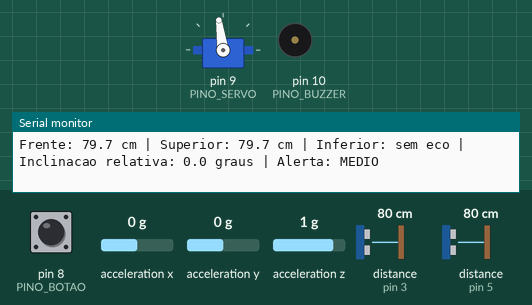
This program was run on a simulated Arduino Nano, built with avr-gcc and run on an emulated ATmega328P. Shown: servo, buzzer (waves = sounding, pin HIGH), the last lines printed to the serial monitor. Wiring (from diagram.json): 3 × ultrasonic range finder: trigger pin 7, echo pin 6 / trigger pin 4, echo pin 5 / trigger pin 2, echo pin 3; MPU-6050 motion sensor at I2C address 0x68. Inputs (shaded band) come from the test bench; at power-on: distance to the obstacle (sensors on pin 3, pin 5) 80 cm, pin 8 (PINO_BOTAO) HIGH, acceleration x 0 g, acceleration y 0 g, acceleration z 1 g. The echo pulse lasts 58.3 µs per cm; pins used as bus, display or sensor lines are not drawn.

Above: at 4.29 s.
4.3 s: distance to the obstacle (sensor on pin 3) set to 56 cm
7.3 s: distance to the obstacle (sensor on pin 3) set to 45 cm
10.3 s: distance to the obstacle (sensor on pin 5) set to 4 cm
13.3 s: distance to the obstacle (sensor on pin 5) set to 2 cm
16.3 s: pin 8 (PINO_BOTAO) pulled LOW for 0.15 s
At 16.57 s:
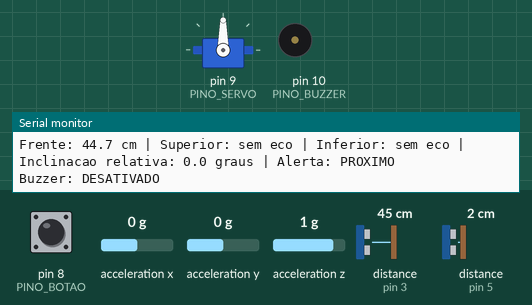
19.3 s: pin 8 (PINO_BOTAO) pulled LOW for 1 s
At 20.29 s:
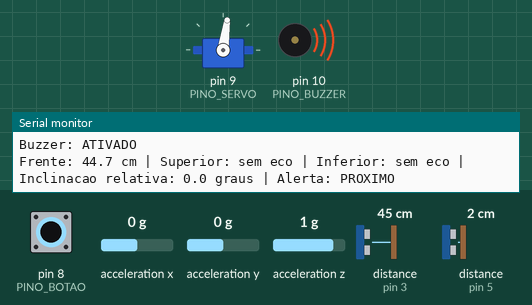
Timing chart, 0 to 23.3 s (numbered marks = the images above; inputs shaded):
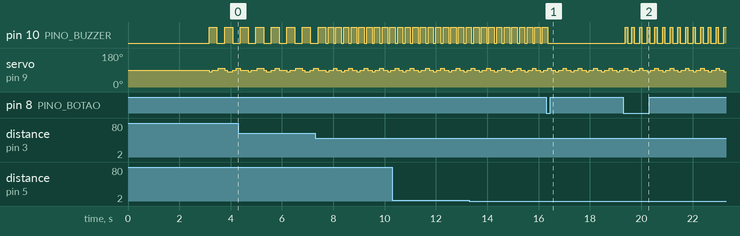

Measured:
- after the input at 16.3 s, pin 10 (PINO_BUZZER): goes on until 16.4 s, then stays LOW
- after the input at 19.3 s, pin 10 (PINO_BUZZER): alternates HIGH for 0.09 s and LOW for 0.21 s, starting after 0.08 s
- by itself, pin 10 (PINO_BUZZER): alternates HIGH for 0.21 s and LOW for 0.09 s
- by itself, servo on pin 9 (PINO_SERVO): repeats every 0.60 s: 90° 0.17 s, 82° 0.13 s, 90° 0.17 s, 98° 0.13 s

The program:

main.cpp
```cpp
#include <Arduino.h>
#include <Servo.h>
#include <Wire.h>
#include <math.h>

// Pinagem do Arduino Nano
const byte TRIG_FRENTE = 2;
const byte ECHO_FRENTE = 3;
const byte TRIG_SUPERIOR = 4;
const byte ECHO_SUPERIOR = 5;
const byte TRIG_INFERIOR = 6;
const byte ECHO_INFERIOR = 7;
const byte PINO_BOTAO = 8;
const byte PINO_SERVO = 9;
const byte PINO_BUZZER = 10;

// Limites das leituras e dos alertas, em centimetros
const float LIMITE_ALERTA = 150.0f;
const float LIMITE_MEDIO = 100.0f;
const float LIMITE_PROXIMO = 50.0f;
const float DIST_MINIMA = 2.0f;
const float DIST_MAXIMA = 350.0f;

// Periodos de atualizacao
const unsigned long INTERVALO_SENSORES_MS = 150;
const unsigned long INTERVALO_ENTRE_SENSORES_MS = 60;
const unsigned long INTERVALO_MPU_MS = 100;
const unsigned long INTERVALO_STATUS_MS = 500;
const unsigned long TEMPO_CALIBRACAO_MS = 3000;
const unsigned long INTERVALO_AMOSTRA_MS = 20;
const unsigned long DEBOUNCE_MS = 40;

// Configuracao do MPU-6050
const byte MPU_ADDR = 0x68;
bool mpuDisponivel = false;
bool calibracaoConcluida = false;
float anguloZero = 0.0f;
float anguloAtual = 0.0f;

// Distancias atuais; -1 representa uma leitura sem eco valido
float distFrente = -1.0f;
float distSuperior = -1.0f;
float distInferior = -1.0f;

unsigned long ultimoCicloSensores = 0;
unsigned long ultimaLeituraMPU = 0;
unsigned long ultimoStatus = 0;

// O botao usa INPUT_PULLUP: LOW significa pressionado
bool buzzerAtivo = true;
bool leituraAnterior = HIGH;
bool estadoEstavel = HIGH;
unsigned long ultimaMudancaBotao = 0;

// Estado do alerta sonoro intermitente
bool buzzerLigado = false;
unsigned long inicioFaseBuzzer = 0;
unsigned long duracaoFaseBuzzer = 0;

// Estado do mecanismo tatil
Servo servoTatil;
const int SERVO_REPOUSO = 90;
const int SERVO_A = 82;
const int SERVO_B = 98;
const unsigned long DURACAO_PULSO_SERVO_MS = 130;
bool servoEmPulso = false;
bool proximaPosicao = false;
unsigned long inicioPulsoServo = 0;
unsigned long ultimoPulsoServo = 0;

// Comunicacao com o MPU-6050
bool escreverMPU(byte reg, byte valor) {
  Wire.beginTransmission(MPU_ADDR);
  Wire.write(reg);
  Wire.write(valor);
  return Wire.endTransmission() == 0;
}

int16_t lerInt16() {
  const uint16_t alto = static_cast<uint16_t>(Wire.read());
  const uint16_t baixo = static_cast<uint16_t>(Wire.read());
  return static_cast<int16_t>((alto << 8) | baixo);
}

bool iniciarMPU() {
  Wire.beginTransmission(MPU_ADDR);
  Wire.write(0x75);  // WHO_AM_I

  if (Wire.endTransmission(false) != 0 ||
      Wire.requestFrom(MPU_ADDR, static_cast<byte>(1)) != 1) {
    return false;
  }

  if (Wire.read() != 0x68) {
    return false;
  }

  // Acorda o sensor e seleciona a faixa de aceleracao de +/- 2 g.
  return escreverMPU(0x6B, 0x00) && escreverMPU(0x1C, 0x00);
}

bool lerAngulo(float &angulo) {
  Wire.beginTransmission(MPU_ADDR);
  Wire.write(0x3B);  // Registradores iniciais do acelerometro

  if (Wire.endTransmission(false) != 0 ||
      Wire.requestFrom(MPU_ADDR, static_cast<byte>(6)) != 6) {
    return false;
  }

  const int16_t axRaw = lerInt16();
  const int16_t ayRaw = lerInt16();
  const int16_t azRaw = lerInt16();

  const float ax = axRaw / 16384.0f;
  const float ay = ayRaw / 16384.0f;
  const float az = azRaw / 16384.0f;

  angulo = atan2(ax, sqrt(ay * ay + az * az)) * 180.0f / PI;
  return true;
}

void calibrarMPU() {
  Serial.println(F("Calibrando MPU: mantenha a bengala imovel."));

  const unsigned long inicio = millis();
  unsigned long ultimaAmostra = inicio;
  float somaAngulos = 0.0f;
  unsigned int quantidadeAmostras = 0;

  while (millis() - inicio < TEMPO_CALIBRACAO_MS) {
    const unsigned long agora = millis();

    if (agora - ultimaAmostra >= INTERVALO_AMOSTRA_MS) {
      ultimaAmostra = agora;

      float angulo;
      if (lerAngulo(angulo)) {
        somaAngulos += angulo;
        quantidadeAmostras++;
      }
    }

    delay(1);
  }

  if (quantidadeAmostras == 0) {
    Serial.println(F("ERRO: nao foi possivel calibrar o MPU."));
    return;
  }

  anguloZero = somaAngulos / quantidadeAmostras;
  calibracaoConcluida = true;

  Serial.print(F("Referencia angular: "));
  Serial.println(anguloZero, 2);
  Serial.println(F("Calibracao concluida."));
}

// Leitura dos sensores ultrassonicos
float lerDistancia(byte trig, byte echo) {
  digitalWrite(trig, LOW);
  delayMicroseconds(3);
  digitalWrite(trig, HIGH);
  delayMicroseconds(10);
  digitalWrite(trig, LOW);

  const unsigned long duracao = pulseIn(echo, HIGH, 24000UL);
  if (duracao == 0) {
    return -1.0f;
  }

  const float distancia = duracao * 0.0343f / 2.0f;
  if (distancia < DIST_MINIMA || distancia > DIST_MAXIMA) {
    return -1.0f;
  }

  return distancia;
}

void atualizarDistancias() {
  distFrente = lerDistancia(TRIG_FRENTE, ECHO_FRENTE);
  delay(INTERVALO_ENTRE_SENSORES_MS);

  distSuperior = lerDistancia(TRIG_SUPERIOR, ECHO_SUPERIOR);
  delay(INTERVALO_ENTRE_SENSORES_MS);

  distInferior = lerDistancia(TRIG_INFERIOR, ECHO_INFERIOR);
  ultimoCicloSensores = millis();
}

float menorDistancia() {
  float menor = -1.0f;

  if (distFrente > 0.0f && (menor < 0.0f || distFrente < menor)) {
    menor = distFrente;
  }
  if (distSuperior > 0.0f && (menor < 0.0f || distSuperior < menor)) {
    menor = distSuperior;
  }
  if (distInferior > 0.0f && (menor < 0.0f || distInferior < menor)) {
    menor = distInferior;
  }

  return menor;
}

unsigned long intervaloAlerta(float distancia) {
  if (distancia < 0.0f || distancia > LIMITE_ALERTA) {
    return 0;
  }
  if (distancia <= LIMITE_PROXIMO) {
    return 180;
  }
  if (distancia <= LIMITE_MEDIO) {
    return 350;
  }

  return 700;
}

// Controles de entrada e saida
void atualizarBotao() {
  const bool leitura = digitalRead(PINO_BOTAO);
  const unsigned long agora = millis();

  if (leitura != leituraAnterior) {
    ultimaMudancaBotao = agora;
    leituraAnterior = leitura;
  }

  if (agora - ultimaMudancaBotao < DEBOUNCE_MS || leitura == estadoEstavel) {
    return;
  }

  estadoEstavel = leitura;
  if (estadoEstavel != LOW) {
    return;
  }

  buzzerAtivo = !buzzerAtivo;
  Serial.print(F("Buzzer: "));
  Serial.println(buzzerAtivo ? F("ATIVADO") : F("DESATIVADO"));

  if (!buzzerAtivo) {
    digitalWrite(PINO_BUZZER, LOW);
    buzzerLigado = false;
  }
}

void atualizarBuzzer() {
  const unsigned long intervalo = intervaloAlerta(menorDistancia());
  const unsigned long agora = millis();

  if (!buzzerAtivo || intervalo == 0) {
    digitalWrite(PINO_BUZZER, LOW);
    buzzerLigado = false;
    return;
  }

  if (agora - inicioFaseBuzzer < duracaoFaseBuzzer) {
    return;
  }

  inicioFaseBuzzer = agora;
  buzzerLigado = !buzzerLigado;

  const unsigned long metade = intervalo / 2;
  duracaoFaseBuzzer = buzzerLigado ? metade : intervalo - metade;
  digitalWrite(PINO_BUZZER, buzzerLigado ? HIGH : LOW);
}

void atualizarServo() {
  const unsigned long intervalo = intervaloAlerta(menorDistancia());
  const unsigned long agora = millis();

  if (intervalo == 0) {
    if (servoEmPulso) {
      servoTatil.write(SERVO_REPOUSO);
      servoEmPulso = false;
    }
    return;
  }

  if (servoEmPulso &&
      agora - inicioPulsoServo >= DURACAO_PULSO_SERVO_MS) {
    servoTatil.write(SERVO_REPOUSO);
    servoEmPulso = false;
  }

  if (!servoEmPulso && agora - ultimoPulsoServo >= intervalo) {
    proximaPosicao = !proximaPosicao;
    servoTatil.write(proximaPosicao ? SERVO_A : SERVO_B);
    servoEmPulso = true;
    inicioPulsoServo = agora;
    ultimoPulsoServo = agora;
  }
}

// Exibicao de diagnostico
void imprimirDistancia(const __FlashStringHelper *nome, float distancia) {
  Serial.print(nome);
  if (distancia < 0.0f) {
    Serial.print(F("sem eco"));
  } else {
    Serial.print(distancia, 1);
    Serial.print(F(" cm"));
  }
}

void imprimirStatus() {
  imprimirDistancia(F("Frente: "), distFrente);
  Serial.print(F(" | Superior: "));
  imprimirDistancia(F(""), distSuperior);
  Serial.print(F(" | Inferior: "));
  imprimirDistancia(F(""), distInferior);

  Serial.print(F(" | Inclinacao relativa: "));
  if (mpuDisponivel && calibracaoConcluida) {
    Serial.print(anguloAtual - anguloZero, 1);
    Serial.print(F(" graus"));
  } else {
    Serial.print(F("indisponivel"));
  }

  const float distancia = menorDistancia();
  Serial.print(F(" | Alerta: "));
  if (distancia < 0.0f) {
    Serial.println(F("sem leitura valida"));
  } else if (distancia > LIMITE_ALERTA) {
    Serial.println(F("sem deteccao no limite"));
  } else if (distancia <= LIMITE_PROXIMO) {
    Serial.println(F("PROXIMO"));
  } else if (distancia <= LIMITE_MEDIO) {
    Serial.println(F("MEDIO"));
  } else {
    Serial.println(F("ATENCAO"));
  }
}

void iniciarSensores() {
  pinMode(TRIG_FRENTE, OUTPUT);
  pinMode(ECHO_FRENTE, INPUT);
  pinMode(TRIG_SUPERIOR, OUTPUT);
  pinMode(ECHO_SUPERIOR, INPUT);
  pinMode(TRIG_INFERIOR, OUTPUT);
  pinMode(ECHO_INFERIOR, INPUT);

  digitalWrite(TRIG_FRENTE, LOW);
  digitalWrite(TRIG_SUPERIOR, LOW);
  digitalWrite(TRIG_INFERIOR, LOW);
}

void setup() {
  Serial.begin(115200);

  iniciarSensores();
  pinMode(PINO_BOTAO, INPUT_PULLUP);
  pinMode(PINO_BUZZER, OUTPUT);
  digitalWrite(PINO_BUZZER, LOW);

  servoTatil.attach(PINO_SERVO);
  servoTatil.write(SERVO_REPOUSO);

  Wire.begin();
  mpuDisponivel = iniciarMPU();

  Serial.println(F("=== BENGALA ELETRONICA EXPERIMENTAL ==="));
  if (mpuDisponivel) {
    Serial.println(F("MPU-6050 conectado."));
    calibrarMPU();
  } else {
    Serial.println(F("MPU-6050 nao encontrado; inclinacao indisponivel."));
  }
  Serial.println(F("Sensores e alertas iniciados."));
}

void loop() {
  atualizarBotao();

  const unsigned long agora = millis();
  if (agora - ultimoCicloSensores >= INTERVALO_SENSORES_MS) {
    atualizarDistancias();
  }

  if (mpuDisponivel &&
      millis() - ultimaLeituraMPU >= INTERVALO_MPU_MS) {
    ultimaLeituraMPU = millis();
    lerAngulo(anguloAtual);
  }

  atualizarBuzzer();
  atualizarServo();

  if (millis() - ultimoStatus >= INTERVALO_STATUS_MS) {
    ultimoStatus = millis();
    imprimirStatus();
  }
}
```
